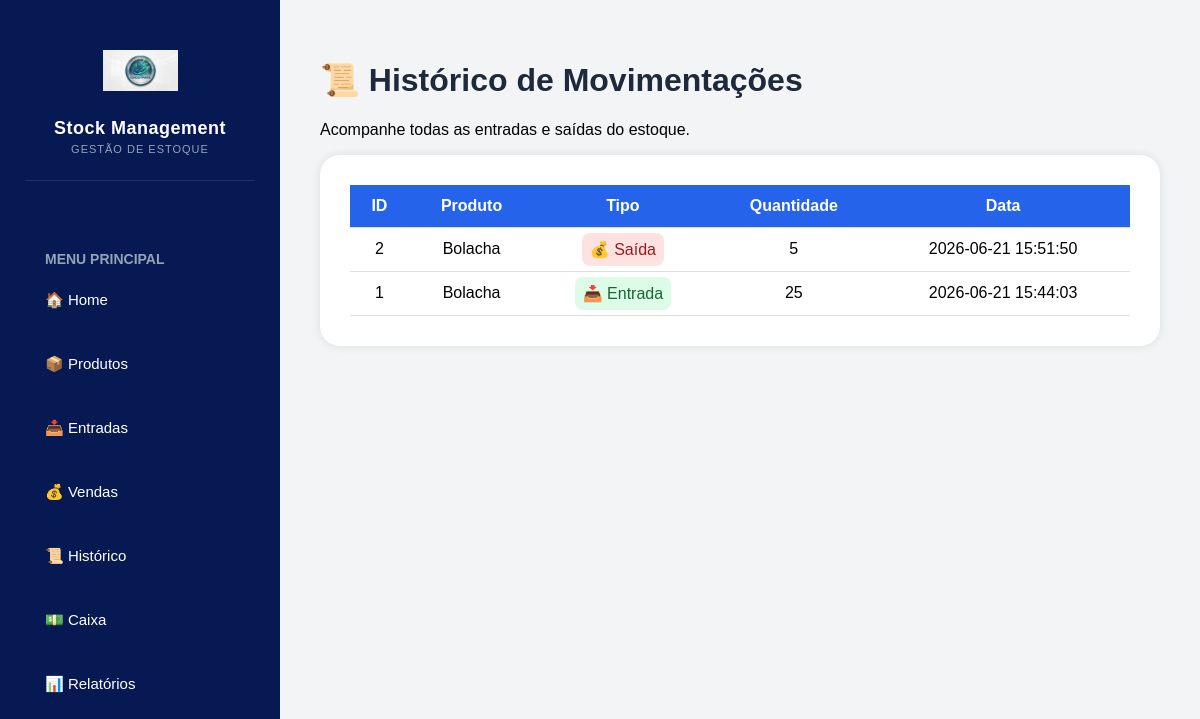
The page /movements on the database as committed earlier.
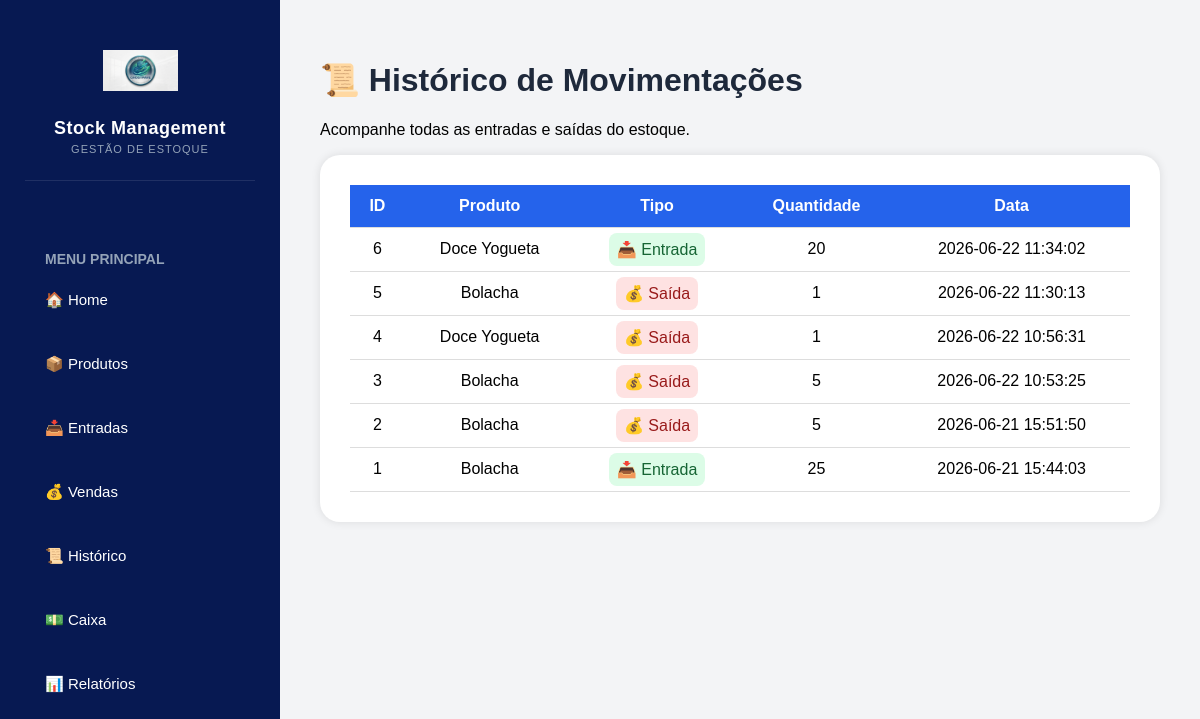
The same page on the database as committed later.
### tables this page shows
CREATE TABLE stock_movements (

    id INTEGER PRIMARY KEY AUTOINCREMENT,
    
    product_id INTEGER NOT NULL,
    
    movement_type TEXT NOT NULL,
    
    quantity INTEGER NOT NULL,
    
    date TIMESTAMP DEFAULT CURRENT_TIMESTAMP
    
, total_value REAL DEFAULT 0);

CREATE TABLE products (
    id INTEGER PRIMARY KEY AUTOINCREMENT,
    name TEXT NOT NULL,
    quantity INTEGER NOT NULL,
    purchase_price REAL NOT NULL,
    selling_price REAL NOT NULL
, minimum_stock INTEGER DEFAULT 5);

### app.py (the view)
@app.route('/movements')
def movements():
    connection = sqlite3.connect('database/database.db')
    cursor = connection.cursor()
    cursor.execute(
        '''
        SELECT

            stock_movements.id,

            products.name,

            stock_movements.movement_type,

            stock_movements.quantity,

            stock_movements.date

        FROM stock_movements

        INNER JOIN products

        ON products.id = stock_movements.product_id

        ORDER BY stock_movements.id DESC
        '''
    )
    movements_list = cursor.fetchall()
    connection.close()
    return render_template(
        'movements.html',
        movements=movements_list
    )

### templates/movements.html
{% extends 'base.html' %}
{% block content %}
<h1>📜 Histórico de Movimentações</h1>
<p>
Acompanhe todas as entradas e saídas do estoque.
</p>
<div class="card">
<table>
<tr>
<th>ID</th>
<th>Produto</th>
<th>Tipo</th>
<th>Quantidade</th>
<th>Data</th>
</tr>
{% for movement in movements %}
<tr>
<td>{{ movement[0] }}</td>
<td>{{ movement[1] }}</td>
<td>
{% if movement[2]=='Entrada' %}
<span class="entry-tag">
📥 Entrada
</span>
{% else %}
<span class="exit-tag">
💰 Saída
</span>
{% endif %}
</td>
<td>
{{ movement[3] }}
</td>
<td>
{{ movement[4] }}
</td>
</tr>
{% endfor %}
</table>
</div>
{% endblock %}

Rows that differ between the two databases and show on the page:
added stock_movements: id "6", name "Doce Yogueta", movement_type "📥 Entrada", quantity "20", date "2026-06-22 11:34:02"
added stock_movements: id "5", name "Bolacha", movement_type "💰 Saída", quantity "1", date "2026-06-22 11:30:13"
added stock_movements: id "4", name "Doce Yogueta", movement_type "💰 Saída", quantity "1", date "2026-06-22 10:56:31"
added stock_movements: id "3", name "Bolacha", movement_type "💰 Saída", quantity "5", date "2026-06-22 10:53:25"
